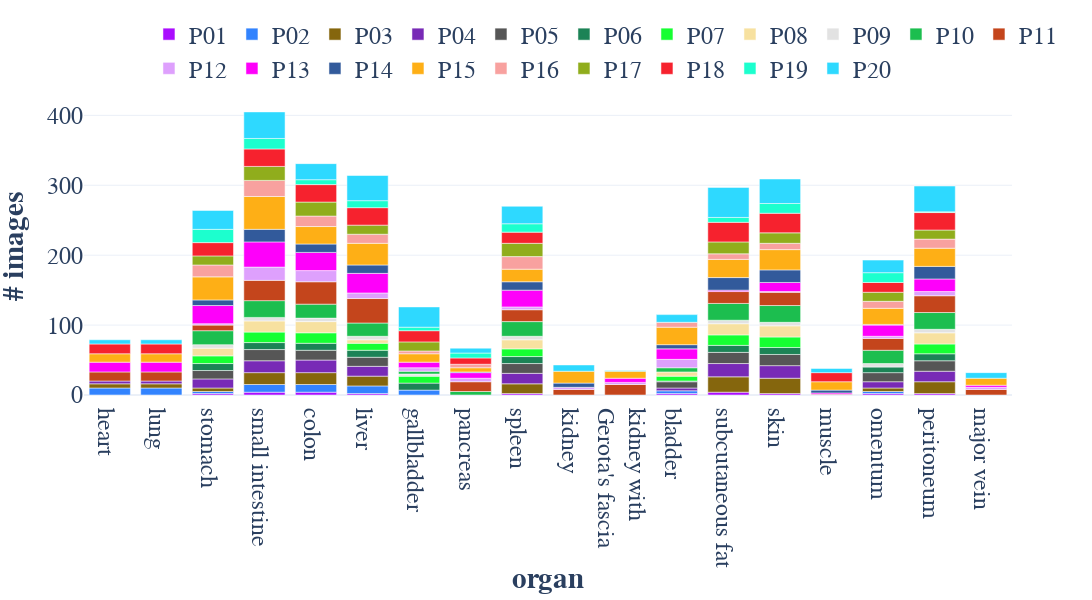

The notebook cell this image was saved under:
### Markdown cell above
## Barchart

### Code cell
df_labels = sqldf(
    """
    SELECT label_name, subject_name AS `pig identifier`, COUNT(*) AS n_images, SUM(n_pixels) AS n_pixels
    FROM df
    GROUP BY label_name, subject_name
"""
).query("label_name in @labels")
df_labels.replace(pigs, [f"P{pigs.index(p)+1:02d}" for p in pigs], inplace=True)
df_labels.replace(labels, labels_plotly, inplace=True)
df_labels.sort_values(by=["pig identifier"], inplace=True)

fig = px.bar(
    df_labels,
    x="label_name",
    y="n_images",
    color="pig identifier",
    color_discrete_sequence=px.colors.qualitative.Alphabet,
)
fig.layout.xaxis.categoryorder = "array"
fig.layout.xaxis.categoryarray = labels_plotly
fig.layout.height = 600
fig.layout.width = 2000
fig.update_yaxes(matches=None, showticklabels=True)
fig.update_layout(yaxis_title="<b># images</b>", xaxis_title=dict(text="<b>organ</b>", standoff=0))
fig.update_layout(legend=dict(x=0.07, y=1.02, yanchor="bottom", orientation="h", title=""))
fig.update_layout(template="plotly_white", font_family="Libertinus Serif", font_size=24)
fig.write_image(settings_seg.paper_dir / "data_statistics_bar.pdf")
fig.show()

### Figure 1 — Plotly figure (JSON) as saved in the notebook; plotly's stock layout.template omitted (floating-point values rounded to 4 significant figures)
{"data": [{"alignmentgroup": "True", "hovertemplate": "pig identifier=P01<br>label_name=%{x}<br>n_images=%{y}<extra></extra>", "legendgroup": "P01", "marker": {"color": "#AA0DFE", "pattern": {"shape": ""}}, "name": "P01", "offsetgroup": "P01", "orientation": "v", "showlegend": true, "textposition": "auto", "type": "bar", "x": ["bladder", "stomach", "spleen", "skin", "peritoneum", "omentum", "liver", "small intestine", "colon", "subcutaneous fat"], "xaxis": "x", "y": [2, 2, 2, 2, 2, 2, 2, 4, 4, 4], "yaxis": "y"}, {"alignmentgroup": "True", "hovertemplate": "pig identifier=P02<br>label_name=%{x}<br>n_images=%{y}<extra></extra>", "legendgroup": "P02", "marker": {"color": "#3283FE", "pattern": {"shape": ""}}, "name": "P02", "offsetgroup": "P02", "orientation": "v", "showlegend": true, "textposition": "auto", "type": "bar", "x": ["stomach", "omentum", "liver", "small intestine", "heart", "gallbladder", "lung", "bladder", "colon"], "xaxis": "x", "y": [3, 3, 11, 11, 10, 7, 10, 4, 11], "yaxis": "y"}, {"alignmentgroup": "True", "hovertemplate": "pig identifier=P03<br>label_name=%{x}<br>n_images=%{y}<extra></extra>", "legendgroup": "P03", "marker": {"color": "#85660D", "pattern": {"shape": ""}}, "name": "P03", "offsetgroup": "P03", "orientation": "v", "showlegend": true, "textposition": "auto", "type": "bar", "x": ["muscle", "small intestine", "liver", "subcutaneous fat", "lung", "colon", "omentum", "peritoneum", "heart", "skin", "spleen", "stomach"], "xaxis": "x", "y": [1, 17, 14, 22, 6, 17, 5, 17, 6, 22, 14, 5], "yaxis": "y"}, {"alignmentgroup": "True", "hovertemplate": "pig identifier=P04<br>label_name=%{x}<br>n_images=%{y}<extra></extra>", "legendgroup": "P04", "marker": {"color": "#782AB6", "pattern": {"shape": ""}}, "name": "P04", "offsetgroup": "P04", "orientation": "v", "showlegend": true, "textposition": "auto", "type": "bar", "x": ["heart", "skin", "lung", "liver", "spleen", "bladder", "small intestine", "stomach", "peritoneum", "omentum", "colon", "subcutaneous fat"], "xaxis": "x", "y": [4, 18, 4, 14, 15, 4, 17, 13, 15, 9, 18, 19], "yaxis": "y"}, {"alignmentgroup": "True", "hovertemplate": "pig identifier=P05<br>label_name=%{x}<br>n_images=%{y}<extra></extra>", "legendgroup": "P05", "marker": {"color": "#565656", "pattern": {"shape": ""}}, "name": "P05", "offsetgroup": "P05", "orientation": "v", "showlegend": true, "textposition": "auto", "type": "bar", "x": ["bladder", "omentum", "liver", "peritoneum", "skin", "stomach", "colon", "spleen", "small intestine", "subcutaneous fat"], "xaxis": "x", "y": [9, 13, 13, 15, 16, 12, 14, 14, 16, 16], "yaxis": "y"}, {"alignmentgroup": "True", "hovertemplate": "pig identifier=P06<br>label_name=%{x}<br>n_images=%{y}<extra></extra>", "legendgroup": "P06", "marker": {"color": "#1C8356", "pattern": {"shape": ""}}, "name": "P06", "offsetgroup": "P06", "orientation": "v", "showlegend": true, "textposition": "auto", "type": "bar", "x": ["bladder", "small intestine", "peritoneum", "omentum", "liver", "subcutaneous fat", "spleen", "skin", "colon", "gallbladder", "stomach"], "xaxis": "x", "y": [1, 10, 10, 8, 10, 10, 10, 10, 10, 10, 10], "yaxis": "y"}, {"alignmentgroup": "True", "hovertemplate": "pig identifier=P07<br>label_name=%{x}<br>n_images=%{y}<extra></extra>", "legendgroup": "P07", "marker": {"color": "#16FF32", "pattern": {"shape": ""}}, "name": "P07", "offsetgroup": "P07", "orientation": "v", "showlegend": true, "textposition": "auto", "type": "bar", "x": ["gallbladder", "peritoneum", "bladder", "spleen", "small intestine", "colon", "stomach", "subcutaneous fat", "liver", "skin"], "xaxis": "x", "y": [10, 14, 7, 11, 15, 15, 11, 15, 10, 15], "yaxis": "y"}, {"alignmentgroup": "True", "hovertemplate": "pig identifier=P08<br>label_name=%{x}<br>n_images=%{y}<extra></extra>", "legendgroup": "P08", "marker": {"color": "#F7E1A0", "pattern": {"shape": ""}}, "name": "P08", "offsetgroup": "P08", "orientation": "v", "showlegend": true, "textposition": "auto", "type": "bar", "x": ["stomach", "skin", "colon", "subcutaneous fat", "bladder", "small intestine", "liver", "peritoneum", "spleen"], "xaxis": "x", "y": [11, 16, 16, 16, 6, 16, 5, 16, 13], "yaxis": "y"}, {"alignmentgroup": "True", "hovertemplate": "pig identifier=P09<br>label_name=%{x}<br>n_images=%{y}<extra></extra>", "legendgroup": "P09", "marker": {"color": "#E2E2E2", "pattern": {"shape": ""}}, "name": "P09", "offsetgroup": "P09", "orientation": "v", "showlegend": true, "textposition": "auto", "type": "bar", "x": ["omentum", "subcutaneous fat", "stomach", "liver", "small intestine", "gallbladder", "skin", "spleen", "colon", "peritoneum"], "xaxis": "x", "y": [5, 5, 5, 5, 5, 3, 5, 5, 5, 5], "yaxis": "y"}, {"alignmentgroup": "True", "hovertemplate": "pig identifier=P10<br>label_name=%{x}<br>n_images=%{y}<extra></extra>", "legendgroup": "P10", "marker": {"color": "#1CBE4F", "pattern": {"shape": ""}}, "name": "P10", "offsetgroup": "P10", "orientation": "v", "showlegend": true, "textposition": "auto", "type": "bar", "x": ["pancreas", "peritoneum", "spleen", "skin", "bladder", "liver", "colon", "stomach", "subcutaneous fat", "omentum", "small intestine", "gallbladder"], "xaxis": "x", "y": [5, 24, 21, 24, 6, 19, 20, 20, 24, 19, 24, 4], "yaxis": "y"}, {"alignmentgroup": "True", "hovertemplate": "pig identifier=P11<br>label_name=%{x}<br>n_images=%{y}<extra></extra>", "legendgroup": "P11", "marker": {"color": "#C4451C", "pattern": {"shape": ""}}, "name": "P11", "offsetgroup": "P11", "orientation": "v", "showlegend": true, "textposition": "auto", "type": "bar", "x": ["peritoneum", "pancreas", "kidney", "small intestine", "colon", "heart", "lung", "skin", "spleen", "subcutaneous fat", "omentum", "liver", "stomach", "major vein", "kidney with<br>Gerota's fascia"], "xaxis": "x", "y": [24, 14, 8, 29, 32, 13, 13, 19, 17, 17, 17, 35, 8, 8, 15], "yaxis": "y"}, {"alignmentgroup": "True", "hovertemplate": "pig identifier=P12<br>label_name=%{x}<br>n_images=%{y}<extra></extra>", "legendgroup": "P12", "marker": {"color": "#DEA0FD", "pattern": {"shape": ""}}, "name": "P12", "offsetgroup": "P12", "orientation": "v", "showlegend": true, "textposition": "auto", "type": "bar", "x": ["colon", "bladder", "pancreas", "kidney", "small intestine", "major vein", "peritoneum", "liver", "kidney with<br>Gerota's fascia", "skin", "stomach", "omentum", "gallbladder", "spleen"], "xaxis": "x", "y": [16, 12, 5, 3, 19, 3, 6, 8, 3, 1, 2, 3, 5, 4], "yaxis": "y"}, {"alignmentgroup": "True", "hovertemplate": "pig identifier=P13<br>label_name=%{x}<br>n_images=%{y}<extra></extra>", "legendgroup": "P13", "marker": {"color": "#FE00FA", "pattern": {"shape": ""}}, "name": "P13", "offsetgroup": "P13", "orientation": "v", "showlegend": true, "textposition": "auto", "type": "bar", "x": ["stomach", "peritoneum", "skin", "gallbladder", "small intestine", "major vein", "colon", "pancreas", "spleen", "omentum", "heart", "subcutaneous fat", "bladder", "lung", "muscle", "kidney with<br>Gerota's fascia", "liver"], "xaxis": "x", "y": [26, 18, 13, 8, 36, 3, 26, 8, 24, 16, 14, 2, 15, 14, 2, 6, 28], "yaxis": "y"}, {"alignmentgroup": "True", "hovertemplate": "pig identifier=P14<br>label_name=%{x}<br>n_images=%{y}<extra></extra>", "legendgroup": "P14", "marker": {"color": "#325A9B", "pattern": {"shape": ""}}, "name": "P14", "offsetgroup": "P14", "orientation": "v", "showlegend": true, "textposition": "auto", "type": "bar", "x": ["skin", "spleen", "subcutaneous fat", "liver", "bladder", "muscle", "kidney", "small intestine", "colon", "stomach", "peritoneum", "omentum", "pancreas"], "xaxis": "x", "y": [18, 12, 18, 12, 6, 4, 6, 18, 12, 8, 18, 1, 1], "yaxis": "y"}, {"alignmentgroup": "True", "hovertemplate": "pig identifier=P15<br>label_name=%{x}<br>n_images=%{y}<extra></extra>", "legendgroup": "P15", "marker": {"color": "#FEAF16", "pattern": {"shape": ""}}, "name": "P15", "offsetgroup": "P15", "orientation": "v", "showlegend": true, "textposition": "auto", "type": "bar", "x": ["stomach", "gallbladder", "liver", "skin", "major vein", "spleen", "omentum", "lung", "heart", "subcutaneous fat", "peritoneum", "bladder", "kidney", "muscle", "small intestine", "colon", "kidney with<br>Gerota's fascia", "pancreas"], "xaxis": "x", "y": [33, 12, 31, 29, 10, 18, 23, 12, 12, 26, 26, 25, 17, 12, 47, 25, 10, 6], "yaxis": "y"}, {"alignmentgroup": "True", "hovertemplate": "pig identifier=P16<br>label_name=%{x}<br>n_images=%{y}<extra></extra>", "legendgroup": "P16", "marker": {"color": "#F8A19F", "pattern": {"shape": ""}}, "name": "P16", "offsetgroup": "P16", "orientation": "v", "showlegend": true, "textposition": "auto", "type": "bar", "x": ["omentum", "liver", "subcutaneous fat", "pancreas", "stomach", "skin", "small intestine", "colon", "bladder", "spleen", "peritoneum", "gallbladder"], "xaxis": "x", "y": [10, 13, 8, 5, 17, 9, 23, 15, 7, 18, 13, 4], "yaxis": "y"}, {"alignmentgroup": "True", "hovertemplate": "pig identifier=P17<br>label_name=%{x}<br>n_images=%{y}<extra></extra>", "legendgroup": "P17", "marker": {"color": "#90AD1C", "pattern": {"shape": ""}}, "name": "P17", "offsetgroup": "P17", "orientation": "v", "showlegend": true, "textposition": "auto", "type": "bar", "x": ["liver", "skin", "colon", "omentum", "spleen", "subcutaneous fat", "peritoneum", "gallbladder", "small intestine", "stomach"], "xaxis": "x", "y": [13, 15, 20, 13, 19, 17, 13, 13, 20, 13], "yaxis": "y"}, {"alignmentgroup": "True", "hovertemplate": "pig identifier=P18<br>label_name=%{x}<br>n_images=%{y}<extra></extra>", "legendgroup": "P18", "marker": {"color": "#F6222E", "pattern": {"shape": ""}}, "name": "P18", "offsetgroup": "P18", "orientation": "v", "showlegend": true, "textposition": "auto", "type": "bar", "x": ["spleen", "subcutaneous fat", "stomach", "liver", "small intestine", "peritoneum", "gallbladder", "omentum", "muscle", "lung", "skin", "colon", "heart", "pancreas"], "xaxis": "x", "y": [16, 28, 19, 25, 25, 25, 16, 14, 13, 14, 28, 25, 14, 9], "yaxis": "y"}, {"alignmentgroup": "True", "hovertemplate": "pig identifier=P19<br>label_name=%{x}<br>n_images=%{y}<extra></extra>", "legendgroup": "P19", "marker": {"color": "#1CFFCE", "pattern": {"shape": ""}}, "name": "P19", "offsetgroup": "P19", "orientation": "v", "showlegend": true, "textposition": "auto", "type": "bar", "x": ["small intestine", "subcutaneous fat", "stomach", "pancreas", "peritoneum", "colon", "skin", "gallbladder", "liver", "spleen", "omentum"], "xaxis": "x", "y": [15, 7, 19, 7, 1, 7, 14, 5, 10, 12, 14], "yaxis": "y"}, {"alignmentgroup": "True", "hovertemplate": "pig identifier=P20<br>label_name=%{x}<br>n_images=%{y}<extra></extra>", "legendgroup": "P20", "marker": {"color": "#2ED9FF", "pattern": {"shape": ""}}, "name": "P20", "offsetgroup": "P20", "orientation": "v", "showlegend": true, "textposition": "auto", "type": "bar", "x": ["small intestine", "liver", "colon", "omentum", "stomach", "peritoneum", "pancreas", "muscle", "kidney with<br>Gerota's fascia", "lung", "subcutaneous fat", "bladder", "spleen", "heart", "skin", "gallbladder", "kidney", "major vein"], "xaxis": "x", "y": [38, 36, 23, 18, 27, 37, 7, 6, 1, 6, 43, 11, 25, 6, 35, 29, 9, 8], "yaxis": "y"}], "layout": {"barmode": "relative", "font": {"family": "Libertinus Serif", "size": 24}, "height": 600, "legend": {"orientation": "h", "title": {"text": ""}, "tracegroupgap": 0, "x": 0.07, "y": 1.02, "yanchor": "bottom"}, "margin": {"t": 60}, "width": 2000, "xaxis": {"anchor": "y", "autorange": true, "categoryarray": ["heart", "lung", "stomach", "small intestine", "colon", "liver", "gallbladder", "pancreas", "spleen", "kidney", "kidney with<br>Gerota's fascia", "bladder", "subcutaneous fat", "skin", "muscle", "omentum", "peritoneum", "major vein"], "categoryorder": "array", "domain": [0, 1], "range": [-0.5, 17.5], "title": {"standoff": 0, "text": "<b>organ</b>"}, "type": "category"}, "yaxis": {"anchor": "x", "autorange": true, "domain": [0, 1], "range": [0, 426.3], "showticklabels": true, "title": {"text": "<b># images</b>"}, "type": "linear"}}}
